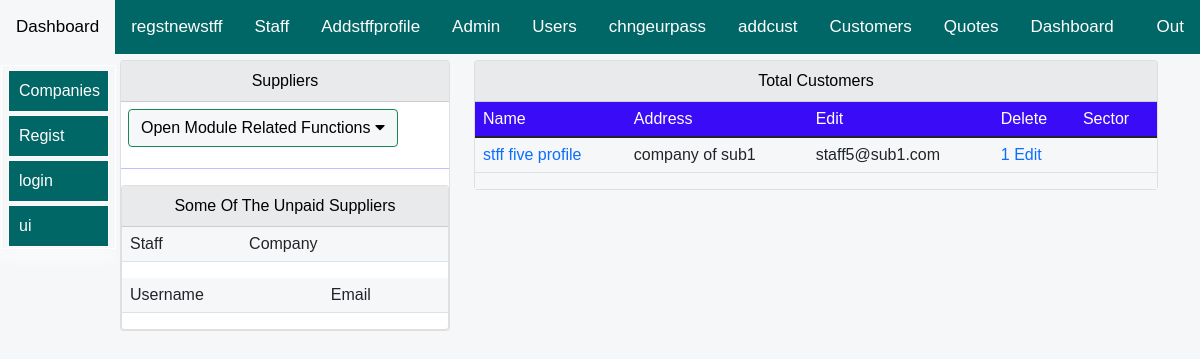
The app's page /allifmaal-erp/subscriptions/Employees/Staff/List/company-of-sub1-sadi-21c3512b1969/ (signed in) with its own data.
### allifapp/models.py (models this page shows, shortened)
class EmployeesModel(models.Model):
    rights= [
		('admin', 'admin'),
		('staff', 'staff'),
        ('owner', 'owner'),
        ('guest', 'guest'),
        ('manager', 'manager'),
        ('director', 'director'),
	]
    staffNo = models.IntegerField(default='0',blank=False,null=False,unique=True)
    firstName = models.CharField(max_length=50,blank=False,null=True)
    lastName = models.CharField(max_length=50,blank=False,null=True)
    middleName = models.CharField(max_length=50,blank=True,null=True)
    gender = models.CharField(max_length=25, blank=True, null=True,choices=gender)
    department = models.CharField(max_length=50,blank=True,null=True)
    title = models.CharField(max_length=50,blank=True,null=True)
    education = models.CharField(max_length=50,blank=True,null=True)
    comment = models.CharField(max_length=50,blank=True,null=True)
    dateJoined =  models.DateTimeField(auto_now_add=True,blank=True,null=True)
    salary=models.DecimalField(max_digits=10,blank=False,null=True,decimal_places=1,default=0)
    total_salary_paid=models.DecimalField(max_digits=10,blank=True,null=True,decimal_places=1,default=0)
    salary_payable=models.DecimalField(max_digits=10,blank=False,null=True,decimal_places=1,default=0)
    salary_balance=models.DecimalField(max_digits=10,blank=False,null=True,decimal_places=1,default=0)
    username= models.OneToOneField(User, on_delete=models.CASCADE)
    uniqueId = models.CharField(null=True, blank=True, max_length=100)
    sysperms= models.CharField(choices=rights, blank=True, null=True,max_length=30,default="staff")
    company= models.ForeignKey(CompanyDetailsModel,related_name="emplcomprlnmefsa",on_delete=models.SET_NULL,null=True,blank=True)
    stffslug = models.SlugField(max_length=500, unique=True, blank=True, null=True)

class CompanyDetailsModel(models.Model):# this is the company
    company=models.CharField(max_length=50,blank=True,null=True)
    address=models.CharField(max_length=50,blank=True,null=True)
    uniqueId = models.CharField(null=True, blank=True, max_length=100)
    slug = models.SlugField(max_length=500, unique=True, blank=True, null=True)
    pobox=models.CharField(max_length=50,blank=True,null=True)
    email=models.EmailField(max_length=50,blank=True,null=True)
    website=models.CharField(max_length=50,blank=True,null=True)
    phone1=models.CharField(max_length=50,blank=True,null=True)
    city=models.CharField(max_length=50,blank=True,null=True)
    country=models.CharField(max_length=50,blank=True,null=True)
    phone2=models.CharField(max_length=50,blank=True,null=True)
    logo=models.ImageField(blank=True,null=True)
    owner= models.OneToOneField(User, on_delete=models.PROTECT,blank=True,null=True)
    sector= models.ForeignKey(SectorsModel,related_name="secrlmcomp",on_delete=models.PROTECT,null=True,blank=False)
    def __str__(self):
        return str(self.company)

### allifmaalusersapp/models.py (models this page shows, shortened)
class User(AbstractUser):# this is for creating new user... the fields are below and those from parent class
    user_level= [
    ('admin','admin'),
    ('staff', 'staff'),
    ('guest', 'guest'),
    ]
    USERNAME_FIELD = 'email'
    username = models.CharField(max_length=255, null=True,blank=True)
    email = models.EmailField(('email address'), unique=True) # changes email to unique and blank to false
    first_name= models.CharField(max_length=255, null=True,blank=False)
    last_name= models.CharField(max_length=255, null=True,blank=False)
    REQUIRED_FIELDS = ['username','first_name','last_name'] # removes email from REQUIRED_FIELDS
    user_category= models.CharField(choices=user_level, default='guest', max_length=100,null=True,blank=True)
    customuserslug= models.SlugField(max_length=500, unique=True, blank=True, null=True)
    randomfield=models.CharField(max_length=255, null=True,blank=True)
    secret_unique_id= models.CharField(null=True, blank=True, max_length=100)
    customurlslug= models.SlugField(max_length=500, unique=True, blank=True, null=True)
    url_unique_id= models.CharField(null=True, blank=True, max_length=100)
    usercompany= models.CharField(max_length=500, blank=True, null=True)
    def __str__(self):
        return self.email

### allifapp/views.py (the view, shortened to what this page needs)
# urls.py: path('Employees/Staff/List/<slug:allifslug>/', views.companyEmployees, name="companyEmployees"),
def companyEmployees(request,allifslug,*allifargs,**allifkwargs):
    try:
        if request.user.is_authenticated:
            user_var=request.user
            sysowner=CompanyDetailsModel.objects.filter(owner=user_var).first()
            emplye=EmployeesModel.objects.filter(username=user_var).first()
            if sysowner!=None:# if true, it means that company exists and logged user is owner
                employees=EmployeesModel.objects.filter(company=sysowner)
                context={
                "employees":employees,
                }
                return render(request,'allifapp/hrm/employees.html',context)
            else:
                return redirect('allifapp:decisionPoint',logged_user=user_var)
        else:
            return login_required(login_url='login:loginpage')
    except Exception as ex:
        error_context={'error_message': ex,}
        return render(request,'allifapp/error/error.html',error_context)

### allifapp/templates/allifapp/hrm/employees.html (shortened to what this page needs)
{% extends 'allifapp/bases/subsbase.html'%}
{% load static %}
{% load crispy_forms_tags %}
   {% block body %}
<div class="container">
    <div class="row mt-12" >
        <div class="col-md-4">
            <div class="card">
                <div id="allif-section-headers" class="card-header ">
                    Suppliers
                </div>
 <div class="allif-clikable-dropdown">
    <button onclick="openOnClickFunction()" id="allif-link-buttons" class="allifmaal-dropbtn btn btn-success mybuttonlinks">
      Open Module Related Functions
      <i class="fa fa-caret-down"></i>
    </button>
    </div>
    <hr>
        <div>
            <div class="col-md-12">
                <div class="card">
                    <div id="allif-section-headers" class="card-header">
                       Some Of The Unpaid Suppliers
                    </div>
                    <div class="col-md-12">
    <table class="table table-layout">
        <thead>
          <tr>
            <td scope="col">Staff</td>
            <td scope="col">Company</td>
          </tr>
        </thead>
            </table>
            <table class="table table-layout">
                <thead>
                  <tr>
                    <td scope="col">Username</td>
                    <td scope="col">Email</td>
                  </tr>
                </thead>
                    </table>
                            </div>
                        </div></div>
                    </div>
            </div>
        </div>
    <div class="col-md-8">
        <div class="card">
            <div id="allif-section-headers" class="card-header">
                Total Customers <strong>{{total_suppliers}}</strong>
            </div>
            <div class="col-md-12">
        <div class="AllifTableFixedHeader Allifmaal-scroll-table">
            <table class="table table-layout">
            <thead>
            <tr class="allif-table-header-row">
            <td>Name</td>
            <td>Address</td>
            <td>Edit</td>
            <td>Delete</td>
            <td>Sector</td>
            </tr>
        </thead>
        <tbody>
          {% for record in employees %}
          <tr>
              <td>
               <a href="">
                {{record.firstName}} </a></td>
                <td>
                    {{record.company}}</td>
                <td>{{record.username}}</td>
                <td>
                  <a href="">{{record.id}}
                    Edit
                  </a>
                </td>
                <td>
                </td>
          </tr>
          {% endfor %}
        </tbody>
        </table>
        </div>
            </div>
        </div></div>
    </div>
</div>
   {% endblock %}

### allifapp/templates/allifapp/bases/subsbase.html (style rules this page uses)
body { font-size: 2rem; opacity: 1; position:sticky; overflow: auto; text-align: left; max-width: 100%; background-color: #F6F7F8; margin: auto; padding: auto; }
.container { background-color: #F6F7F8; }
table { background-color: #F6F7F8; }
.mybuttonlinks { margin-top: 7px; margin-left: 7px; margin-bottom: 5px; }
#allif-section-headers { background-color: #e9eaec; color: black; font-size: 16px; text-align: center; }
#allif-link-buttons { background-color: #F6F7F8; color: black; text-align: center; }
hr { background-color: blue; }
a:link { text-decoration: none; }
.allif-clikable-dropdown { position: relative; display: inline-block; }
.Allifmaal-scroll-table { background-color: #F6F7F8; width: auto; max-height: 400px; overflow-x: scroll; overflow-y: scroll; margin-left: 0px; overflow: auto; margin-right: 0px; }
.AllifTableFixedHeader thead tr { position: sticky; top: 0px; }
.AllifTableFixedHeader thead td { color: #fff; }
.allif-table-header-row { background-color: #3a0bf7; }
@media screen and (min-width:1000px) and (max-width:2000px) { .container { margin-top: 10px; display: block; font-size: 0.95rem; margin-left:auto ; margin-right: auto; margin: auto; padding-left: 90px; } }

### allifapp/templates/allifapp/bases/subtopnavbar.html (style rules this page uses)
body { margin: 0; font-family: Arial, Helvetica, sans-serif; }

### allifapp/templates/allifapp/bases/subsidenavbar.html (style rules this page uses)
:root { --sidebar_font_size:1.0rem; }

### records on screen
EmployeesModel: firstName "stff five profile", company "company of sub1", username "staff5@sub1.com", id "1"
